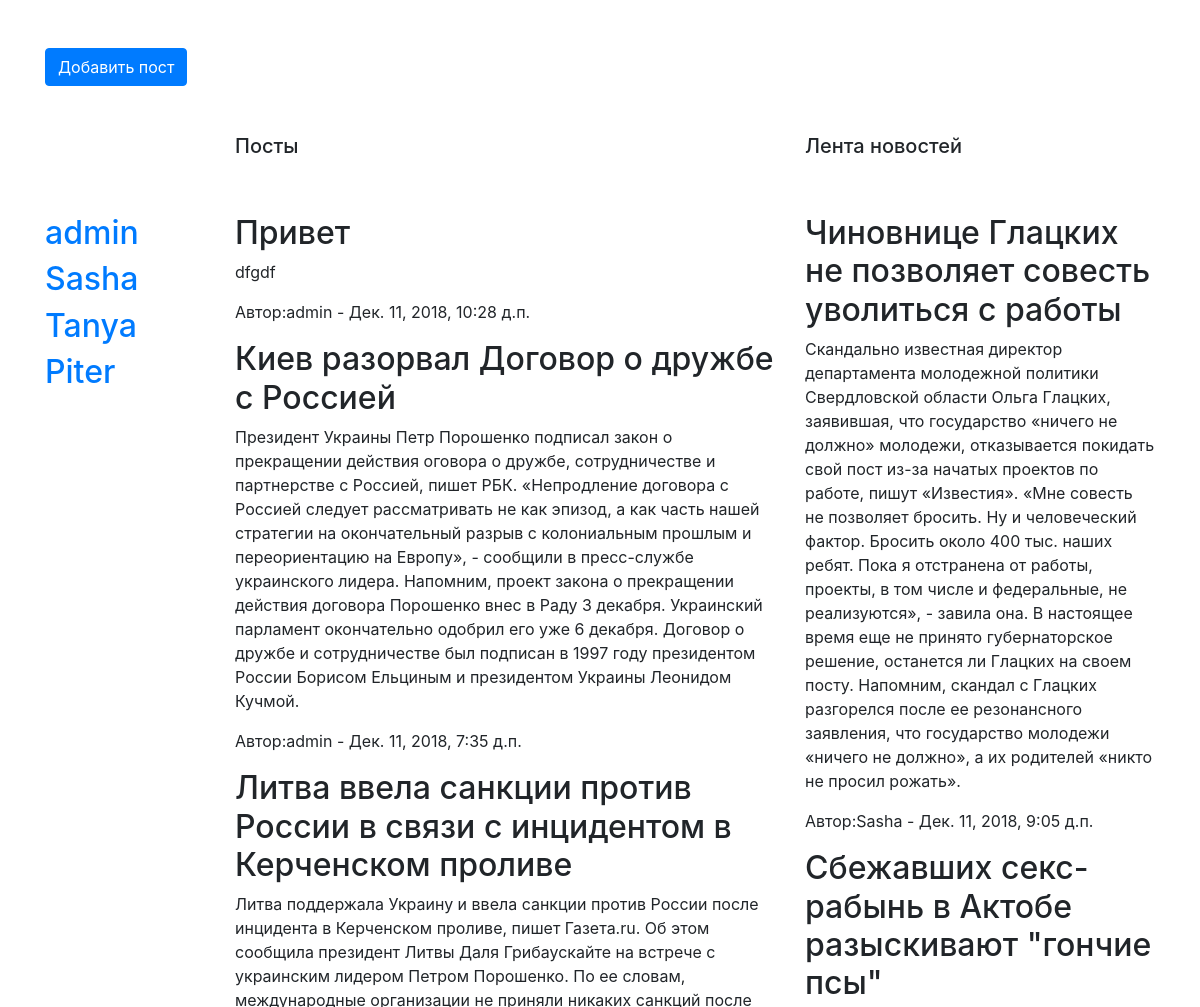
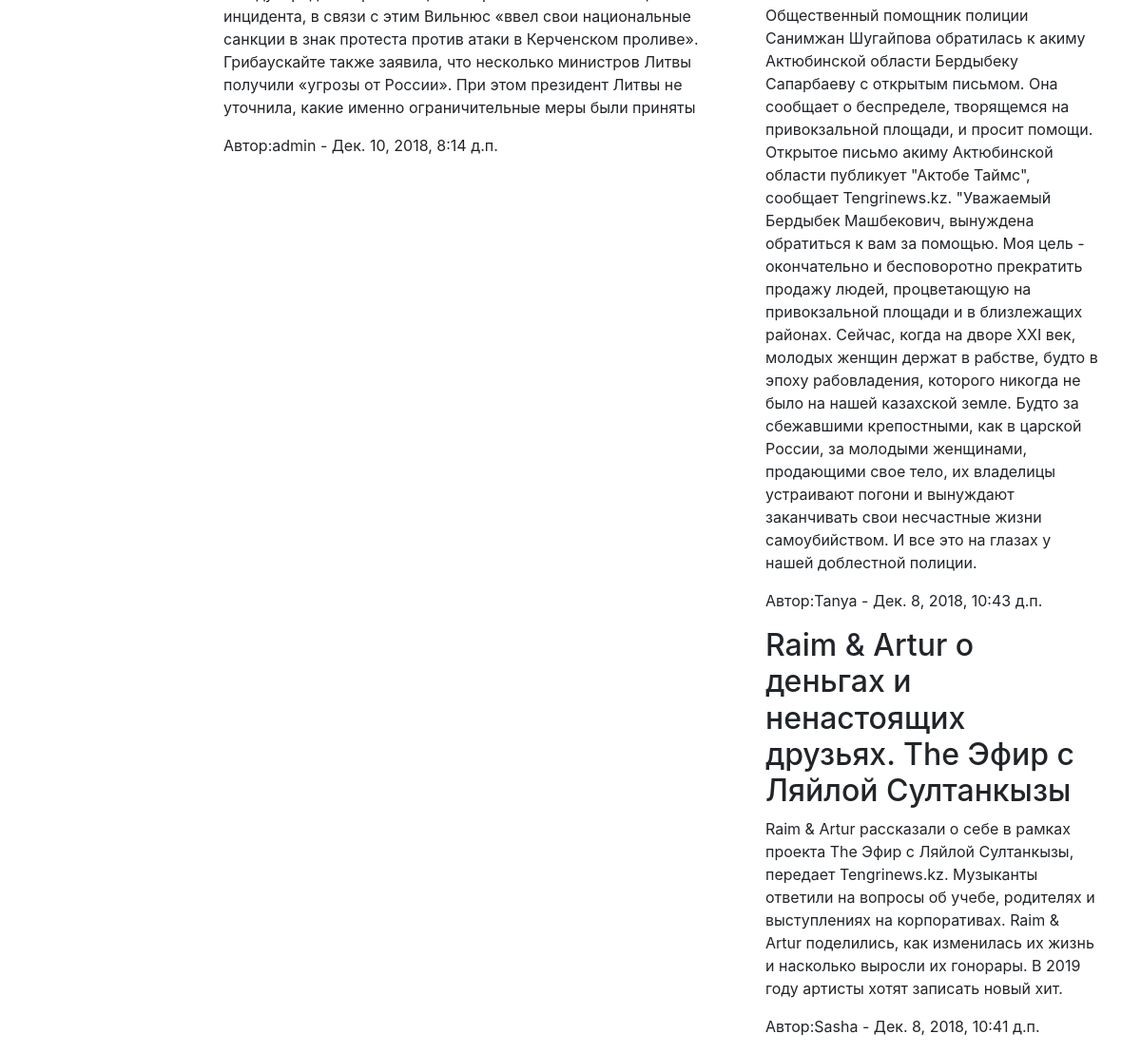
The page / on the database its author committed (2 pictures, top to bottom).
### blog/models.py (models this page shows, shortened)
class News(models.Model):
    blog = models.ForeignKey(Blog, verbose_name="Блог", on_delete=models.CASCADE)
    title = models.CharField('Заголовок',max_length=100)
    text=models.TextField("Текст статьи")
    created = models.DateTimeField("Дата создания", auto_now_add=True)
    class Meta:
        verbose_name="Статья"
        verbose_name_plural="Статьи"

class Blog(models.Model):
    user = models.ForeignKey(User, verbose_name="Пользователь", on_delete=models.CASCADE)
    title = models.CharField('Заголовок', max_length=100)
    created = models.DateTimeField("Дата создания", auto_now_add=True)
    class Meta:
        verbose_name="Блог"
        verbose_name_plural="Блог"
    def __str__(self):
        return "{}".format(self.user)

### blog/views.py (the view)
# urls.py: path('', views.News_Lists.as_view(), name="list_news"),
class News_Lists(View):
    model = News
    template = 'blog/index.html'
    def get(self, request):
        whos = Signed.objects.get(who=user_start)
        news = News.objects.filter(blog__user__exact=user_start).order_by('-created')
        signed = News.objects.filter(blog__user__in=whos.to.all()).order_by('-created')
        user = User.objects.all()
        return render(request, "blog/index.html", {"news": news, "useers": user, "signed": signed})

### blog/templates/blog/index.html
{% extends 'base.html' %}
{%  block content %}
<div class="row mt-5">
 <div class="col-sm-12">
     <a class="btn btn-primary" href="{% url 'add_post'  %}" role="button">Добавить пост</a>
 </div>
</div>
    <div class="row mt-5">
         <div class="col-sm-2">
          </div>
    <div class="col-sm-6">
       <h5> Посты</h5>
          </div>
    <div class="col-sm-4">
        <h5>Лента новостей</h5>
          </div>
    </div>
<div class="row mt-5">
    <div class="col-sm-2">
      {% for user in useers %}
            <h2><a href="{% url 'user_posts' user %}">{{user }}</a></h2>
        {%  endfor %}
    </div>
    <div class="col-sm-6">
      {% for new in news %}
            <h2>{{ new.title }}</h2>
            <p>{{ new.text | safe }}</p>
            <p>Автор:{{ new.blog }} - {{ new.created }}</p>
        {%  endfor %}
    </div>
    <div class="col-sm-4">
        {% for new in signed %}
            <h2>{{ new.title }}</h2>
            <p>{{ new.text | safe }}</p>
            <p>Автор:{{ new.blog }} - {{ new.created }}</p>
        {%  endfor %}
    </div>
  </div>
{% endblock content %}

### templates/base.html (shortened to what this page needs)
<!DOCTYPE html>
<html lang="en">
<head>
 <link rel="stylesheet" href="https://stackpath.bootstrapcdn.com/bootstrap/4.1.3/css/bootstrap.min.css">
</head>
<body>
  <div class="container">
    {%  block content %}
    {% endblock content %}
  </div>
</body>
</html>

### rows shown on the page
News: title "Привет", text "dfgdf", blog "admin", created "Дек. 11, 2018, 10:28 д.п."
News: title "Киев разорвал Договор о дружбе с Россией", text "Президент Украины Петр Порошенко подписал закон о прекращении действия оговора о дружбе, сотрудничестве и партнерстве с Россией, пишет РБК. «Непродление договора с Россией следует рассматривать не как эпизод, а как часть нашей стратегии на окончательный разрыв с колониальным прошлым и переориентацию на Европу», - сообщили в пресс-службе украинского лидера. Напомним, проект закона о прекращении действия договора Порошенко внес в Раду 3 декабря. Украинский парламент окончательно одобрил его уже 6 декабря. Договор о дружбе и сотрудничестве был подписан в 1997 году президентом России Борисом Ельциным и президентом Украины Леонидом Кучмой.", blog "admin", created "Дек. 11, 2018, 7:35 д.п."
News: title "Литва ввела санкции против России в связи с инцидентом в Керченском проливе", text "Литва поддержала Украину и ввела санкции против России после инцидента в Керченском проливе, пишет Газета.ru. Об этом сообщила президент Литвы Даля Грибаускайте на встрече с украинским лидером Петром Порошенко. По ее словам, международные организации не приняли никаких санкций после инцидента, в связи с этим Вильнюс «ввел свои национальные санкции в знак протеста против атаки в Керченском проливе». Грибаускайте также заявила, что несколько министров Литвы получили «угрозы от России». При этом президент Литвы не уточнила, какие именно ограничительные меры были приняты", blog "admin", created "Дек. 10, 2018, 8:14 д.п."
News: title "Чиновнице Глацких не позволяет совесть уволиться с работы", text "Скандально известная директор департамента молодежной политики Свердловской области Ольга Глацких, заявившая, что государство «ничего не должно» молодежи, отказывается покидать свой пост из-за начатых проектов по работе, пишут «Известия». «Мне совесть не позволяет бросить. Ну и человеческий фактор. Бросить около 400 тыс. наших ребят. Пока я отстранена от работы, проекты, в том числе и федеральные, не реализуются», - завила она. В настоящее время еще не принято губернаторское решение, останется ли Глацких на своем посту. Напомним, скандал с Глацких разгорелся после ее резонансного заявления, что государство молодежи «ничего не должно», а их родителей «никто не просил рожать».", blog "Sasha", created "Дек. 11, 2018, 9:05 д.п."
News: title "Сбежавших секс-рабынь в Актобе разыскивают \"гончие псы\"", text "Общественный помощник полиции Санимжан Шугайпова обратилась к акиму Актюбинской области Бердыбеку Сапарбаеву с открытым письмом. Она сообщает о беспределе, творящемся на привокзальной площади, и просит помощи. Открытое письмо акиму Актюбинской области публикует \"Актобе Таймс\", сообщает Tengrinews.kz. \"Уважаемый Бердыбек Машбекович, вынуждена обратиться к вам за помощью. Моя цель - окончательно и бесповоротно прекратить продажу людей, процветающую на привокзальной площади и в близлежащих районах. Сейчас, когда на дворе XXI век, молодых женщин держат в рабстве, будто в эпоху рабовладения, которого никогда не было на нашей казахской земле. Будто за сбежавшими крепостными, как в царской России,…", blog "Tanya", created "Дек. 8, 2018, 10:43 д.п."
News: title "Raim & Artur о деньгах и ненастоящих друзьях. The Эфир с Ляйлой Султанкызы", text "Raim & Artur рассказали о себе в рамках проекта The Эфир с Ляйлой Султанкызы, передает Tengrinews.kz. Музыканты ответили на вопросы об учебе, родителях и выступлениях на корпоративах. Raim & Artur поделились, как изменилась их жизнь и насколько выросли их гонорары. В 2019 году артисты хотят записать новый хит.", blog "Sasha", created "Дек. 8, 2018, 10:41 д.п."

### other values the page prints
{{ user }} "admin"
{{ user }} "Sasha"
{{ user }} "Tanya"
{{ user }} "Piter"
